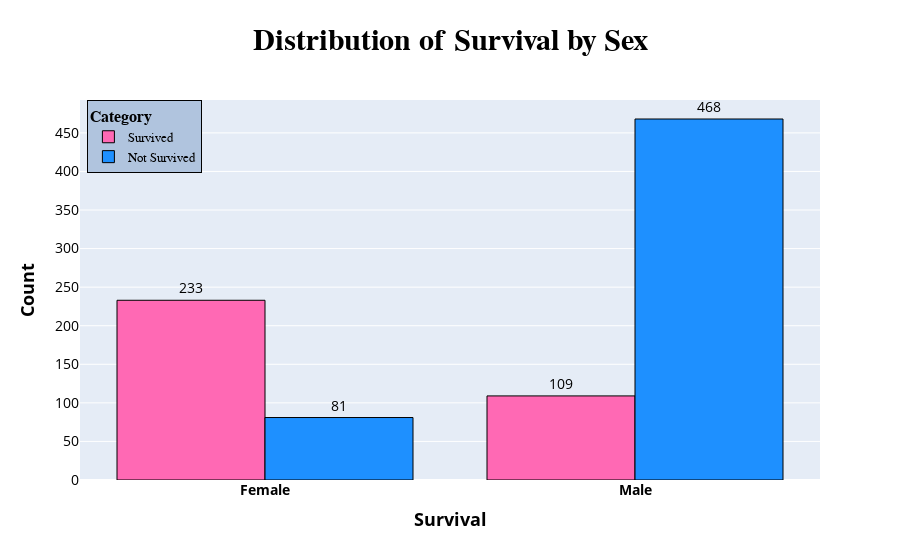

This figure's notebook cell:
### Code cell
fig = go.Figure()

fig.add_trace(go.Bar(
    x=df.groupby(['Sex', 'Survived']).size().unstack().index,
    y=df.groupby(['Sex', 'Survived']).size().unstack()[1],  
    text=df.groupby(['Sex', 'Survived']).size().unstack()[1],
    textposition='outside',
    textfont=dict(size=14,color="black"),
    hovertemplate='<b>%{x}</b><br>Count: %{y}<br>Survived',
    name='Survived',
    marker_color='hotpink', marker_line=dict(width=1, color='black'),
))

fig.add_trace(go.Bar(
    x=df.groupby(['Sex', 'Survived']).size().unstack().index,
    y=df.groupby(['Sex', 'Survived']).size().unstack()[0],  
    text=df.groupby(['Sex', 'Survived']).size().unstack()[0],
    textposition='outside',
    textfont=dict(size=14,color="black"),
    hovertemplate='<b>%{x}</b><br>Count: %{y}<br>Not Survived',
    name='Not Survived',
    marker_color='dodgerblue', marker_line=dict(width=1, color='black'),
))

fig.update_xaxes(type='category', tickvals=[0, 1], ticktext=['<b>Female</b>', '<b>Male</b>'], tickfont_size=14, color ='black')
fig.update_yaxes(tickfont_size=14)
    
fig.update_layout(
    title='<b>Distribution of Survival by Sex</b>',title_font_family="Times New Roman",title_font=dict(size=30),title_font_color="black",
    xaxis=dict(title='<b>Survival</b>', title_font=dict(size=18)),
    yaxis=dict(title='<b>Count</b>', title_font=dict(size=18),color='black'),
    title_x=0.5,
    barmode='group',  
  
    legend=dict(title='<b>Category</b>', x=0.01, y=1, title_font_family="Times New Roman", font=dict(family="Courier",
            size=13, color="black"), bgcolor="LightSteelBlue", bordercolor="Black", borderwidth=1)
)

fig.show()

### Figure 1 — Plotly figure (JSON) as saved in the notebook; plotly's stock layout.template omitted (floating-point values rounded to 4 significant figures)
{"data": [{"hovertemplate": "<b>%{x}</b><br>Count: %{y}<br>Survived", "marker": {"color": "hotpink", "line": {"color": "black", "width": 1}}, "name": "Survived", "text": [233.0, 109.0], "textfont": {"color": "black", "size": 14}, "textposition": "outside", "type": "bar", "x": ["female", "male"], "y": [233, 109]}, {"hovertemplate": "<b>%{x}</b><br>Count: %{y}<br>Not Survived", "marker": {"color": "dodgerblue", "line": {"color": "black", "width": 1}}, "name": "Not Survived", "text": [81.0, 468.0], "textfont": {"color": "black", "size": 14}, "textposition": "outside", "type": "bar", "x": ["female", "male"], "y": [81, 468]}], "layout": {"barmode": "group", "legend": {"bgcolor": "LightSteelBlue", "bordercolor": "Black", "borderwidth": 1, "font": {"color": "black", "family": "Courier", "size": 13}, "title": {"font": {"family": "Times New Roman"}, "text": "<b>Category</b>"}, "x": 0.01, "y": 1}, "title": {"font": {"color": "black", "family": "Times New Roman", "size": 30}, "text": "<b>Distribution of Survival by Sex</b>", "x": 0.5}, "xaxis": {"color": "black", "tickfont": {"size": 14}, "ticktext": ["<b>Female</b>", "<b>Male</b>"], "tickvals": [0, 1], "title": {"font": {"size": 18}, "text": "<b>Survival</b>"}, "type": "category"}, "yaxis": {"color": "black", "tickfont": {"size": 14}, "title": {"font": {"size": 18}, "text": "<b>Count</b>"}}}}
